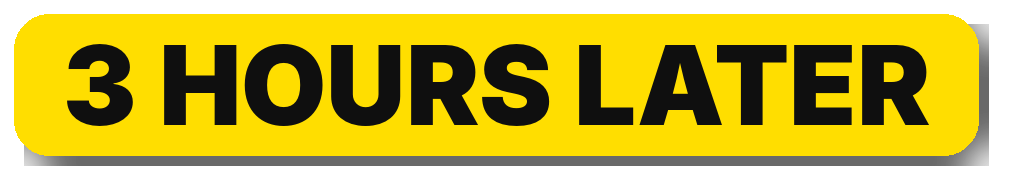
#> input picture meme-pack/stickers/3-hours-later.png, 1013 x 190 px
$ python -i build_pack.py   (imports and definitions only)
#> lines starting #> are read from the running program, lines starting #| are printed output that depends on the picture
#> further down, picture is the input picture: PIL image 1013x190 RGBA; mean R, G, B, A 131.8, 115.2, 3, 188.4
"""Build an original, royalty-free meme overlay pack for Shorts.

Everything here is generated from scratch (text, shapes, synthesized audio),
so it is safe to use in monetized videos. Emoji art comes from Noto Color
Emoji (SIL Open Font License 1.1, commercial use allowed).

Usage: python3 build_pack.py   (writes into this folder)
"""
import math
import subprocess
from pathlib import Path

from PIL import Image, ImageDraw, ImageFilter, ImageFont

ROOT = Path(__file__).parent
STK = ROOT / "stickers"
EMO = ROOT / "emoji"
FRM = ROOT / "frames"
SFX = ROOT / "sfx"
# [2 lines not run here, left out]

BLACK = "/usr/share/fonts/opentype/inter/Inter-Black.otf"
XB = "/usr/share/fonts/opentype/inter/Inter-ExtraBold.otf"
EMOJI_FONT = "/usr/share/fonts/truetype/noto/NotoColorEmoji.ttf"
W, H = 1080, 1920

RED = (230, 30, 40, 255)
YEL = (255, 222, 0, 255)
WHITE = (255, 255, 255, 255)
INK = (15, 15, 15, 255)


# [6 lines left out: function trim, not called in this run]


def shadow(img, offset=10, blur=14, alpha=150):
#> called with offset = 10, blur = 14, alpha = 150
    sh = Image.new("RGBA", img.size, (0, 0, 0, 0))
#> sh: PIL image 1013x190 RGBA; every value is 0
    mask = img.split()[3].point(lambda a: min(alpha, a))
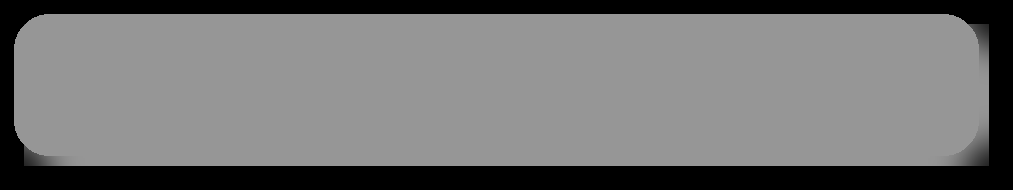
#> mask: PIL image 1013x190 L; min 0, max 150, mean 114.2
    sh.putalpha(mask)
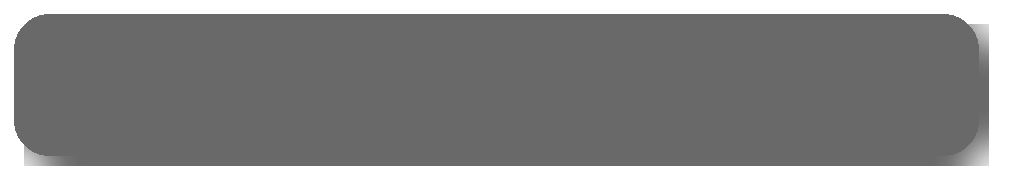
#> sh: PIL image 1013x190 RGBA; mean R, G, B, A 0, 0, 0, 114.2; transparent parts drawn white
    sh = sh.filter(ImageFilter.GaussianBlur(blur))
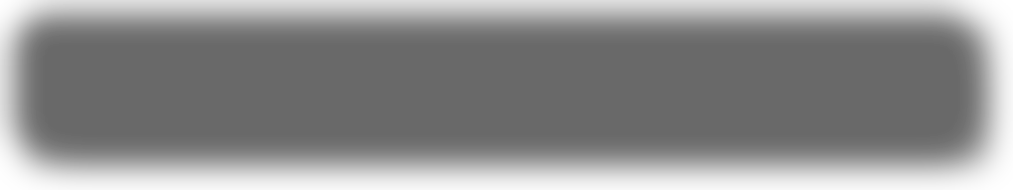
#> sh: PIL image 1013x190 RGBA; mean R, G, B, A 0, 0, 0, 113.5; transparent parts drawn white
    out = Image.new("RGBA", (img.width + offset * 2 + blur * 2, img.height + offset * 2 + blur * 2), (0, 0, 0, 0))
#> out: PIL image 1061x238 RGBA; every value is 0
    out.alpha_composite(sh, (blur + offset, blur + offset))
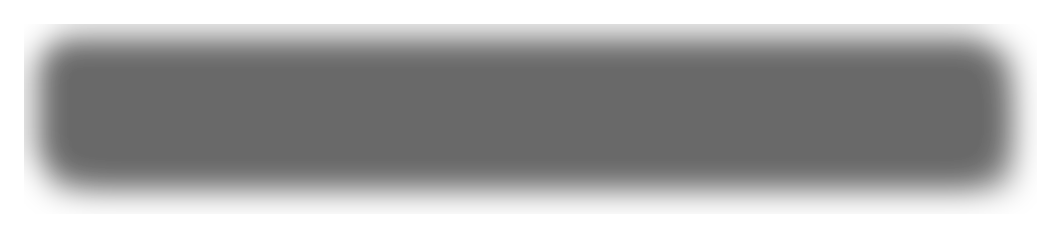
#> out: PIL image 1061x238 RGBA; mean R, G, B, A 0, 0, 0, 86.5; transparent parts drawn white
    out.alpha_composite(img, (blur, blur))
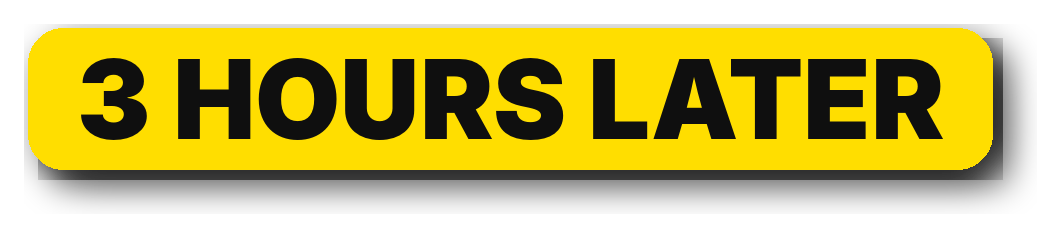
#> out: PIL image 1061x238 RGBA; mean R, G, B, A 100.5, 87.8, 2.3, 154.1; transparent parts drawn white
    return out


# ---------- text stickers ----------
# [46 lines left out: functions pill, outline, stamp, not called in this run]


TEXT_STICKERS = {
    # reaction / comedy
    "bruh": lambda: outline("BRUH", size=220, rot=4),
    "wait-for-it": lambda: pill("WAIT FOR IT…", INK, YEL),
    "plot-twist": lambda: pill("PLOT TWIST", WHITE, RED, rot=-4),
    "caught-in-4k": lambda: pill("CAUGHT IN 4K", WHITE, RED),
    "the-audacity": lambda: outline("THE AUDACITY", size=130, rot=-3),
    "not-me": lambda: pill("NOT ME 🙄".replace(" 🙄", ""), INK, WHITE),
    "oh-no": lambda: outline("OH NO.", fg=YEL, size=190, rot=-5),
    "nope": lambda: outline("NOPE", fg=RED, stroke=WHITE, size=220, rot=6),
    "suspect-1": lambda: pill("SUSPECT #1", WHITE, INK),
    "suspect-2": lambda: pill("SUSPECT #2", WHITE, INK),
    "meanwhile": lambda: pill("Meanwhile…", INK, WHITE, font=XB),
    "3-hours-later": lambda: pill("3 HOURS LATER", INK, YEL),
    "one-eternity-later": lambda: pill("ONE ETERNITY LATER", WHITE, (110, 60, 200, 255)),
    "zero-regrets": lambda: pill("0% REGRETS", INK, YEL, rot=3),
    "part-2": lambda: pill("PART 2?", WHITE, RED),
    "pov": lambda: pill("POV:", WHITE, INK),
    # pranks / challenges
    "challenge-accepted": lambda: pill("CHALLENGE ACCEPTED", INK, YEL),
    "impossible": lambda: outline("IMPOSSIBLE?", fg=YEL, size=150),
    "round-1": lambda: pill("ROUND 1", WHITE, (30, 110, 230, 255)),
    "winner": lambda: pill("WINNER 🏆".replace(" 🏆", ""), INK, YEL, rot=-4),
    "fail": lambda: stamp("FAIL", rot=8),
    "nailed-it": lambda: stamp("NAILED IT", color=(20, 160, 70, 255), size=140),
    # verdict stamps
    "guilty": lambda: stamp("GUILTY"),
    "case-closed": lambda: stamp("CASE CLOSED", size=130),
    "innocent": lambda: stamp("INNOCENT", color=(20, 160, 70, 255), size=150, rot=7),
    # transformations
    "before": lambda: pill("BEFORE", WHITE, INK),
    "after": lambda: pill("AFTER", INK, YEL),
    "day-1": lambda: pill("DAY 1", WHITE, INK),
    "satisfying": lambda: outline("SO SATISFYING", fg=WHITE, size=130),
    "rate-it": lambda: pill("RATE IT 1–10", INK, YEL),
    "worth-it": lambda: pill("WORTH IT?", WHITE, RED),
    # CTA
    "follow-for-more": lambda: pill("FOLLOW FOR MORE", WHITE, RED),
    "comment-below": lambda: pill("COMMENT YOUR VERDICT ↓", INK, WHITE, size=80),
    "wait-for-the-end": lambda: pill("WAIT FOR THE END", INK, YEL, size=90),
}

# [2 lines not run here, left out]


# ---------- graphic stickers ----------
# [90 lines left out: functions red_circle, red_arrow, pixel_shades, speed_lines, vignette, rec_frame and 1 more, not called in this run]


# [10 lines not run here, left out]


# ---------- caption templates (full 1080x1920) ----------
# [18 lines left out: functions top_bar_template, split_before_after, not called in this run]


# [2 lines not run here, left out]


# ---------- emoji (Noto Color Emoji, OFL) ----------
EMOJIS = {
    "laughing": "😂", "skull": "💀", "sobbing": "😭", "eyes": "👀", "fire": "🔥",
    "flushed": "😳", "mind-blown": "🤯", "peeking": "🫣", "clown": "🤡", "hundred": "💯",
    "sparkles": "✨", "cake": "🎂", "dog": "🐶", "cat": "🐱", "trophy": "🏆",
    "warning": "⚠️", "check": "✅", "cross": "❌", "thinking": "🤔", "melting": "🫠",
}
ef = ImageFont.truetype(EMOJI_FONT, 109)
# [7 lines not run here, left out]


# ---------- synthesized SFX ----------
def ff(name, args):
    subprocess.run(["ffmpeg", "-y", "-loglevel", "error", *args,
                    "-ar", "48000", "-ac", "2", str(SFX / name)], check=True)


# [25 lines not run here, left out]

>>> from PIL import Image
>>> picture = Image.open('stickers/3-hours-later.png')
>>> result = shadow(picture)

$ run again, on meme-pack/stickers/before.png
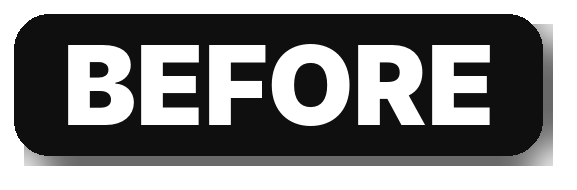
#> input picture meme-pack/stickers/before.png, 577 x 190 px
#> picture is the input picture: PIL image 577x190 RGBA; mean R, G, B, A 58.5, 58.5, 58.5, 180.8
#> in shadow, `sh = sh.filter(ImageFilter.GaussianBlur(blur))`:
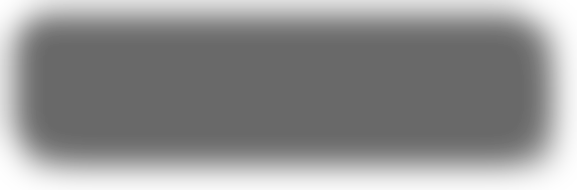
#> sh: PIL image 577x190 RGBA; mean R, G, B, A 0, 0, 0, 109.1; transparent parts drawn white
#> in shadow, `out.alpha_composite(img, (blur, blur))`:
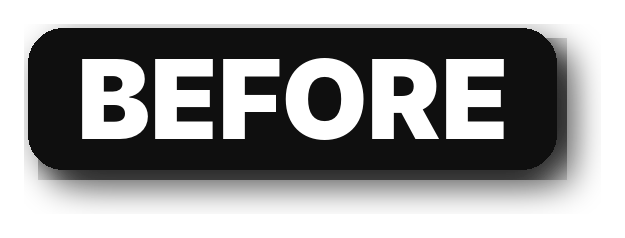
#> out: PIL image 625x238 RGBA; mean R, G, B, A 43.1, 43.1, 43.1, 143.9; transparent parts drawn white
